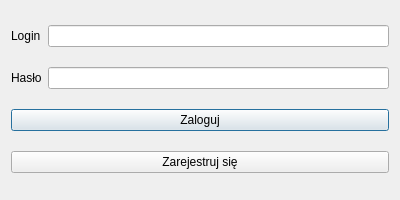
<?xml version="1.0" encoding="UTF-8"?>
<ui version="4.0">
 <class>Login</class>
 <widget class="QDialog" name="Login">
  <property name="geometry">
   <rect>
    <x>0</x>
    <y>0</y>
    <width>400</width>
    <height>200</height>
   </rect>
  </property>
  <property name="minimumSize">
   <size>
    <width>400</width>
    <height>200</height>
   </size>
  </property>
  <property name="maximumSize">
   <size>
    <width>400</width>
    <height>200</height>
   </size>
  </property>
  <property name="windowTitle">
   <string>Dialog</string>
  </property>
  <layout class="QGridLayout" name="gridLayout">
   <item row="2" column="0" colspan="2">
    <widget class="QPushButton" name="loginButton">
     <property name="text">
      <string>Zaloguj</string>
     </property>
    </widget>
   </item>
   <item row="1" column="0">
    <widget class="QLabel" name="passwordLabel">
     <property name="text">
      <string>Hasło</string>
     </property>
    </widget>
   </item>
   <item row="3" column="0" colspan="2">
    <widget class="QPushButton" name="registerButton">
     <property name="text">
      <string>Zarejestruj się</string>
     </property>
    </widget>
   </item>
   <item row="0" column="0">
    <widget class="QLabel" name="loginLabel">
     <property name="text">
      <string>Login</string>
     </property>
    </widget>
   </item>
   <item row="1" column="1">
    <widget class="QLineEdit" name="lineEditPassword"/>
   </item>
   <item row="0" column="1">
    <widget class="QLineEdit" name="lineEditLogin"/>
   </item>
  </layout>
 </widget>
 <resources/>
 <connections/>
</ui>
